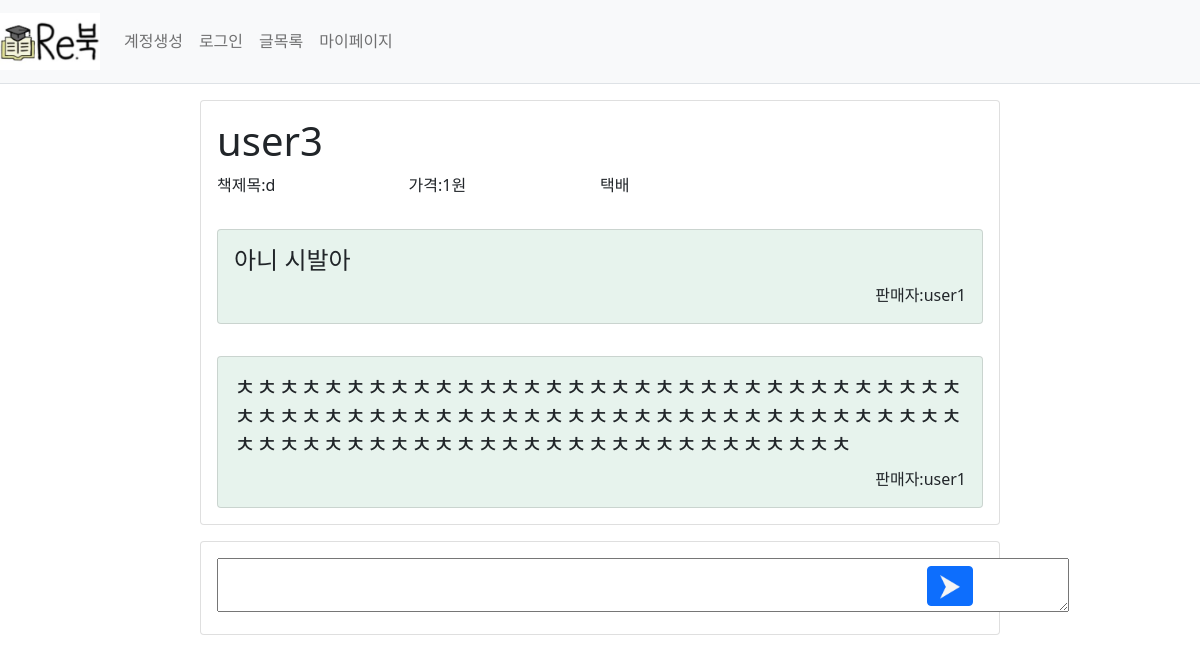
The page /mypage/reply/11 on the database its author committed.
### webproject/models.py (models this page shows)
class Reply(db.Model): #댓글
    id = db.Column(db.Integer, primary_key=True)
    post_id = db.Column(db.Integer, db.ForeignKey('post.id', ondelete='CASCADE'))
    post = db.relationship('Post',backref=db.backref('reply_set')) # Post.reply_set 하면 답글에 접근 가능
    content = db.Column(db.Text(),nullable=False)
    create_date = db.Column(db.DateTime(), nullable=False)
    user_id = db.Column(db.Integer, db.ForeignKey('user.id', ondelete='CASCADE'), nullable=False)
    user = db.relationship('User', backref=db.backref('reply_set'))

class BookInfo(db.Model): # 책 정보
    __tablename__ = 'bookinfo'
    id = db.Column(db.Integer, primary_key=True)
    name = db.Column(db.String(200),nullable=False) #책이름
    author = db.Column(db.String(200),nullable=False) #저자
    school = db.Column(db.String(200),nullable=False) #학교
    department = db.Column(db.String(200),nullable=False) #학과
    price = db.Column(db.Integer, nullable=False)

class Re_reply(db.Model): #댓글
    id = db.Column(db.Integer, primary_key=True)
    reply_id = db.Column(db.Integer, db.ForeignKey('reply.id', ondelete='CASCADE'))
    reply = db.relationship('Reply',backref=db.backref('re_reply_set')) # Post.reply_set 하면 답글에 접근 가능
    content = db.Column(db.Text(),nullable=False)
    create_date = db.Column(db.DateTime(), nullable=False)
    user_id = db.Column(db.Integer, db.ForeignKey('user.id', ondelete='CASCADE'), nullable=False)
    user = db.relationship('User', backref=db.backref('re_reply_set'))

class User(db.Model):
    id = db.Column(db.Integer, primary_key =True)
    username = db.Column(db.String(150), unique=True, nullable=False)
    password = db.Column(db.String(200), nullable=False)
    email = db.Column(db.String(120), unique=True, nullable=False)

### webproject/views/mypage_views.py (the view)
@bp.route('/reply/<int:reply_id>')
def reply(reply_id):
    reply=Reply.query.get(reply_id)
    return render_template('mypage/mypage_reply.html', reply=reply)

### webproject/views/auth_views.py (called while the page is built)
@bp.before_app_request
def load_logged_in_user():
    user_id=session.get('user_id')
    if user_id is None:
        g.user = None
    else:
        g.user = User.query.get(user_id)

@bp.before_app_request
def load_logged_in_user():
    user_id=session.get('user_id')
    if user_id is None:
        g.user = None
    else:
        g.user = User.query.get(user_id)

### webproject/templates/mypage/mypage_reply.html
{% extends 'base.html' %}
{% block content%}
<div class="d-flex justify-content-center" >
    <div class="card mt-3" style="width:50em; " >
        <div class="card-body">
            <h1>{{reply.content}}</h1>
            <div class="row g-0">
                <div class="col-md-3">책제목:{{reply.post.book.name}}</div>
                <div class="col-md-3">가격:{{reply.post.book.price}}원</div>
                <div class="col-md-3">{%if reply.post.isparcel%}택배{%else%}직거래{%endif%}</div>
            </div>
        </div>
    {%for re_reply in reply.re_reply_set %}
        <div class="card-body">
            {%if re_reply.reply.post.user.username == re_reply.user.username %}
            <div class="card bg-success" style="--bs-bg-opacity: .1">
            <div class="card-body mt-0 mb-0">
                <div class="card-content">
                    <h4>{{re_reply.content}}</h4>
                </div>
                <div class="card-content" style="float:right;">
                    판매자:{{re_reply.user.username}}
                </div>
            </div>
            </div>
            {% else %}
            <div class="card bg-info" style="--bs-bg-opacity: .1">
            <p>구매자:{{re_reply.user.username}}{{re_reply.content}}</p>
            </div>
            {%endif%}
        </div>
    {%endfor%}
    </div>
</div>
<div class="d-flex justify-content-center" >
  <div class="card mt-3 " style="width:50em; " >
      <div class="card-body">
        <form action="{{url_for('mypage.create',reply_id=reply.id)}}" method="post">
             <div class="row g-0">
              <div class="col-md-11" >
                <textarea name="content" id="content" rows="2" cols="90em" required></textarea>
              </div>
                  <div class="col-md-1" >
                        <button class="btn btn-primary mt-2 ms-2" type="submit">
                            <img src="{{url_for('static',filename='Polygon 1.png')}}" style="width:20px;" >
                        </button>
                  </div>
             </div>
        </form>
      </div>
    </div>
</div>
{% endblock %}

### rows shown on the page
Reply: content "user3"
BookInfo: post.book.name "d", post.book.price "1"
Re_reply: content "아니 시발아", user.username "user1"
Re_reply: content "ㅊㅊㅊㅊㅊㅊㅊㅊㅊㅊㅊㅊㅊㅊㅊㅊㅊㅊㅊㅊㅊㅊㅊㅊㅊㅊㅊㅊㅊㅊㅊㅊㅊㅊㅊㅊㅊㅊㅊㅊㅊㅊㅊㅊㅊㅊㅊㅊㅊㅊㅊㅊㅊㅊㅊㅊㅊㅊㅊㅊㅊㅊㅊㅊㅊㅊㅊㅊㅊㅊㅊㅊㅊㅊㅊㅊㅊㅊㅊㅊㅊㅊㅊㅊㅊㅊㅊㅊㅊㅊㅊㅊㅊㅊ", user.username "user1"
